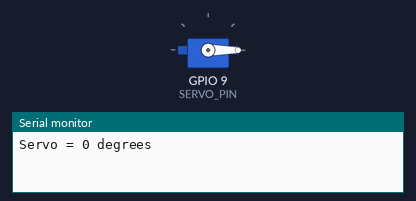
The sketch below on a simulated ESP32. Parts: servo, the last lines printed to the serial monitor.

Above: at 0.05 s.
At 1.5 s:
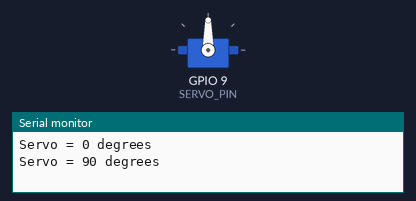
At 3.0 s:
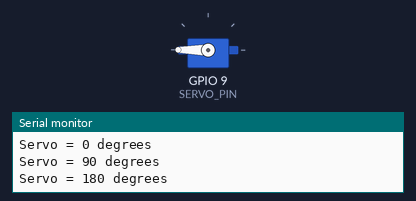
Timing chart, 0 to 6.9 s (numbered marks = the images above):
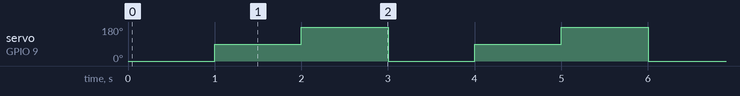

The sketch:

Servo_Motor.ino
```cpp
#include <ESP32Servo.h>

Servo myServo;

#define SERVO_PIN 9

void setup()
{
  Serial.begin(115200);
  myServo.attach(SERVO_PIN);
}

void loop()
{
  myServo.write(0);
  Serial.println("Servo = 0 degrees");
  delay(1000);

  myServo.write(90);
  Serial.println("Servo = 90 degrees");
  delay(1000);

  myServo.write(180);
  Serial.println("Servo = 180 degrees");
  delay(1000);
}
```

Measured:
- by itself, servo on GPIO 9 (SERVO_PIN): repeats every 3.0 s: 180° 1.0 s, 0° 1.0 s, 90° 1.0 s
